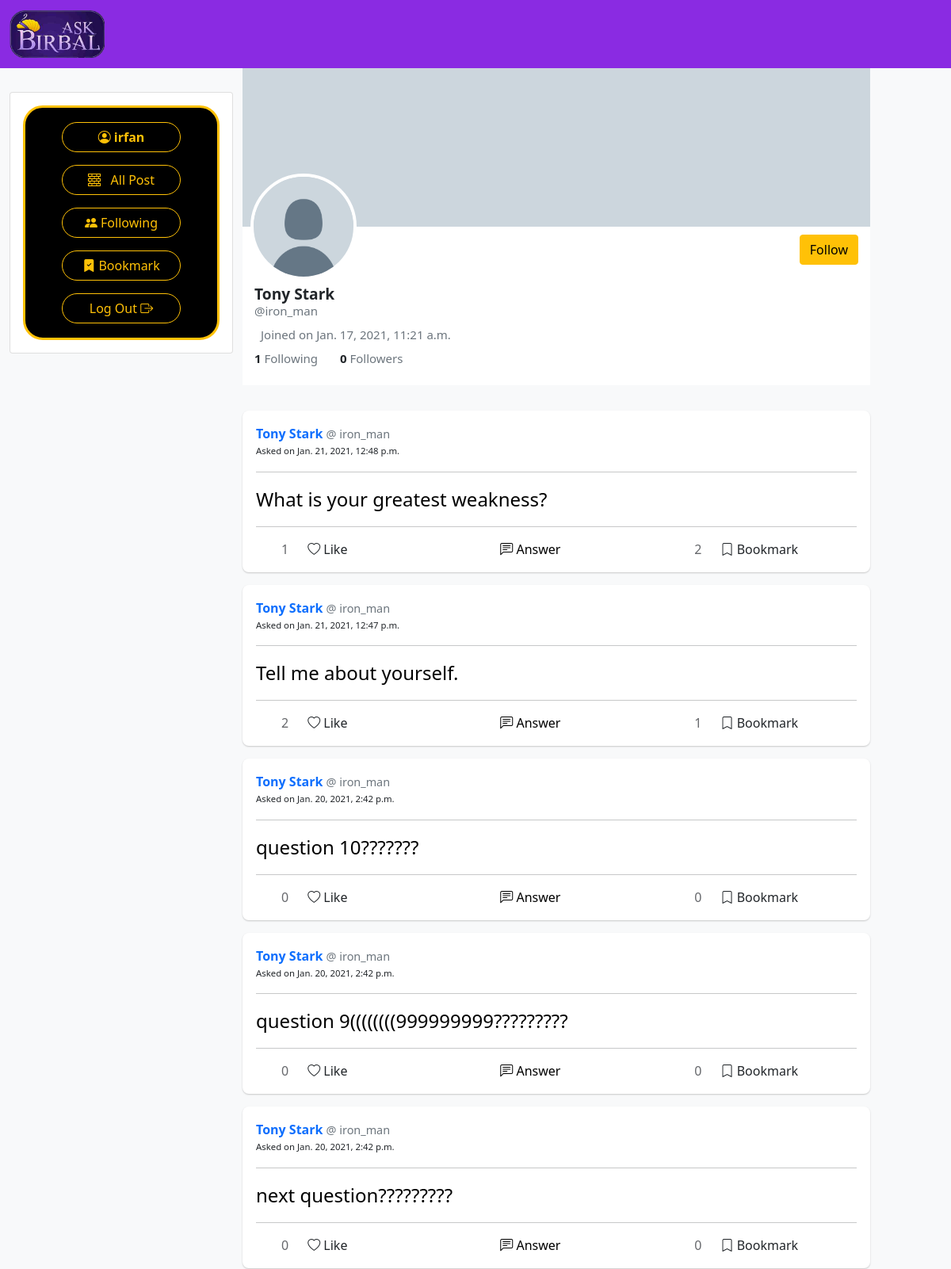
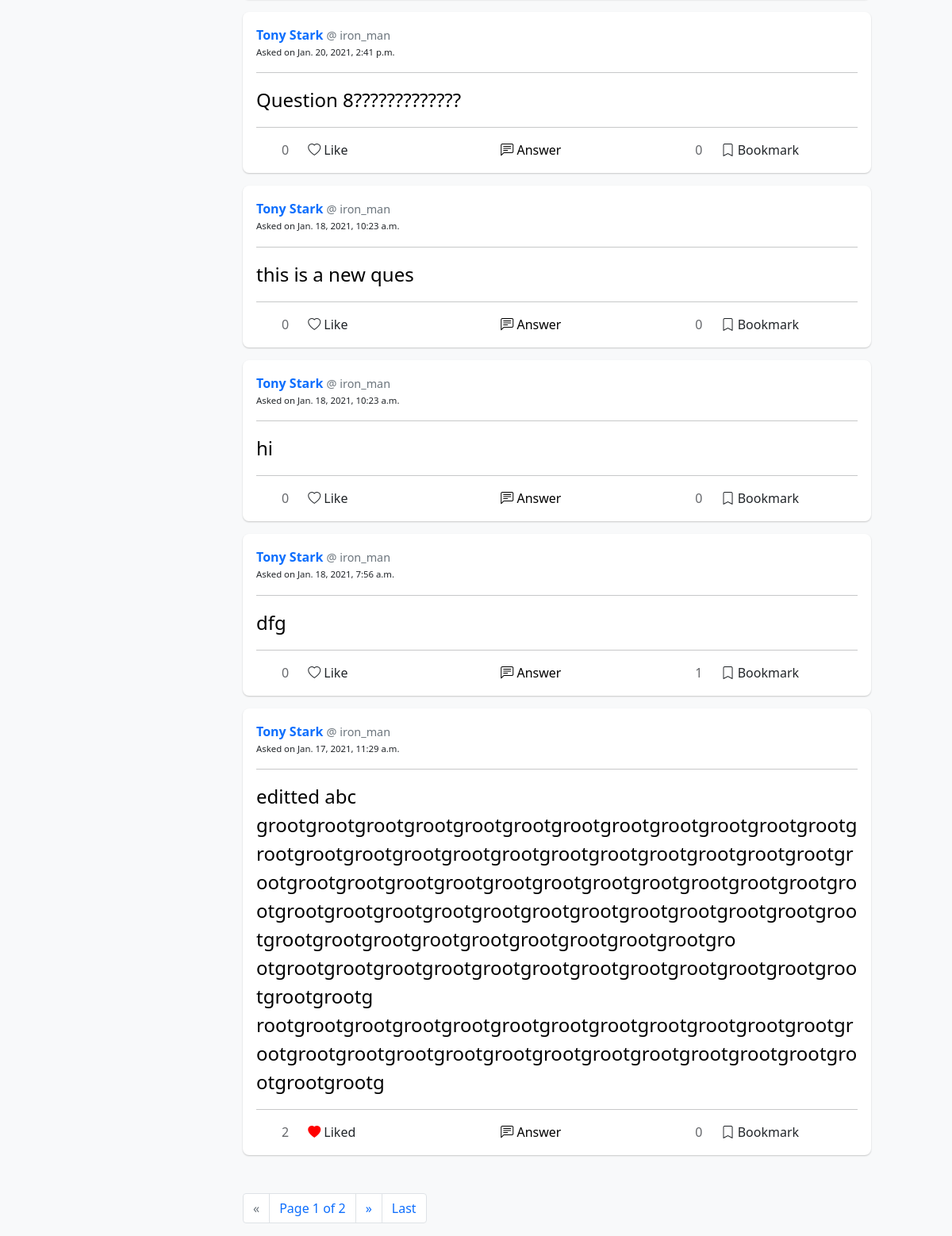
Page /profile/iron_man (signed in) on the committed database (2 pictures, top to bottom).
### birbal/models.py (models this page shows)
class User(AbstractUser):
    pass

class Questions(models.Model):
    content = models.CharField(max_length=280)
    bookmark = models.ManyToManyField(User, related_name="bookmarked_que")
    likes = models.ManyToManyField(User, related_name="liked_posts")
    created_at = models.DateTimeField(auto_now_add=True)
    user = models.ForeignKey(User, on_delete=models.CASCADE, related_name="posts")

### birbal/views.py (the view, shortened to what this page needs)
# urls.py: path("profile/<str:username>", views.profile, name="profile"),
def profile(request, username):
    user_profile = User.objects.get(username=username)
    curr_user_follows_this_profile = False
    if request.user.is_authenticated:
        curr_user_follows_this_profile = request.user.following.filter(user=user_profile.id).exists()
    user_posts = user_profile.posts.order_by("-created_at").all()
    paginator = Paginator(user_posts, 10)
    page_number = request.GET.get('page')
    page_obj = paginator.get_page(page_number)
    return render(request, "birbal/profile.html", {
        "user_profile": user_profile,
        "user_posts": user_profile.posts.order_by("-created_at").all(),
        "page_obj": page_obj,
        "following_profile": curr_user_follows_this_profile
    })

### birbal/templates/birbal/profile.html (shortened to what this page needs)
{% extends "birbal/layout.html" %}
{% load static %}
{% block body %}
<div style="position: relative">
    <div style="height: 200px; background-color: rgb(204, 214, 221);">
    </div>
    <img style="border: 4px solid white; border-radius: 999px; position: absolute; float: left; top: 133px; left: 10px"
        width="134px" alt="Profile Picture" src="{% static 'birbal/default_profile.png' %}">
    <div style="height: 200px; background-color: white; padding: 10px 15px 0 15px; margin-bottom: 2rem">
        {% if user.is_authenticated and user != user_profile %}
        <div style="float: right; z-index: 20">
            <form action="{% url 'profile' user_profile.username %}" method="POST">
                {% if following_profile %}
                <input type="submit" value="Following" name="unfollow_btn" class="btn btn-outline-warning following-btn"
                    id="unfollowBtn" style="width: 96px">
                {% else %}
                <input type="submit" value="Follow" name="follow_btn" class="btn btn-warning follow-btn">
                {% endif %}
            </form>
        </div>
        {% endif %}
        <div style="font-size: 1.2rem; font-weight: bolder; height: 1.5rem; margin-top: 3.8rem">
            {{ user_profile.first_name }} {{ user_profile.last_name }}</div>
        <div class="text-muted" style="font-size: 15px">@{{ user_profile.username }}</div>
        <div class="text-muted" style="font-size: 15px; margin: 7px 0">Joined on {{ user_profile.date_joined }}</div>
        <span style="margin-right: 1.5rem; font-size: 15px">
            <strong>{{ user_profile.following.count }}</strong>
            <span
                class="text-muted">Following
            </span>
        </span>
        <span style="font-size: 15px">
            <strong>{{ user_profile.followers.count }}</strong>
             <span
                class="text-muted">Followers
            </span>
        </span>
    </div>
</div>
{% include "birbal/posts_template.html" with posts=page_obj %}
{% if page_obj.paginator.num_pages > 1 %}
<nav aria-label="Page navigation">
    <ul class="pagination ml-5 mt-5">
        {% if page_obj.has_previous %}
        <li class="page-item"> <a class="page-link" href="?page=1">First</a></li>
        <li class="page-item"><a class="page-link" href="?page={{ page_obj.previous_page_number }}">&laquo;</a></li>
        {% else %}
        <li class="page-item disabled"><a class="page-link" href="#">&laquo;</a></li>
        {% endif %}
        <li class="page-item current-item"><span class="current page-link">
                Page {{ page_obj.number }} of {{ page_obj.paginator.num_pages }}
            </span></li>
        {% if page_obj.has_next %}
        <li class="page-item"><a class="page-link" href="?page={{ page_obj.next_page_number }}">&raquo;</a></li>
        <li class="page-item"><a class="page-link" href="?page={{ page_obj.paginator.num_pages }}">Last</a>
            {% else %}
        <li class="page-item disabled"><a class="page-link" href="#">&raquo;</a></li>
        {% endif %}
    </ul>
</nav>
{% else %}
<div style="height: 60px"></div>
{% endif %}
{% endblock %}

### birbal/templates/birbal/layout.html (shortened to what this page needs)
{% load static %}
<!DOCTYPE html>
<html lang="en">
<head>
    <link href="https://cdn.jsdelivr.net/npm/bootstrap@5.0.0-beta1/dist/css/bootstrap.min.css" rel="stylesheet"
>
    <link rel="stylesheet" href="https://cdn.jsdelivr.net/npm/bootstrap-icons@1.3.0/font/bootstrap-icons.css">
</head>
<body>
    <nav class="navbar navbar-expand-md navbar-dark" style="background-color:blueviolet;">
        <div class="container-fluid" style="height: fit-content;">
            <div class="navbar-brand ">
                <img src="{% static 'birbal/askbirbal_logo.png' %}" alt="Ask birbal logo" style="width: 120px;">
            </div>
        </div>
    </nav>
    <div class="row bg-light">
        <div class="d-md-block d-none col-3 position-sticky"
            style="position: sticky;
                top: 0;
                left: 0;
                height: 500px;" >
            <div class="card card-body" style="margin-top: 30px; height: fit-content;">
                <div class="border border-3 border-warning"
                    style="background-color: black; text-align: center; padding: 10px; border-radius: 25px;">
                    {% if user.is_authenticated %}
                    <div class="p-2">
                        <a class="btn btn-outline-warning" href="{% url 'profile'  user.username  %}"
                             id="profile" data-id="{{ user.id }}"
                            style="width: 150px; border-radius: 25px;">
                            <strong>
                                <i class="bi bi-person-circle"></i>
                                {{ user.username }}
                            </strong>
                        </a>
                    </div>
                    {% endif %}
                    <div class=" p-2">
                        <a class="btn btn-outline-warning " href="{% url 'index' %}"
                            style="width: 150px; border-radius: 25px;">
                            <i class="bi bi-bricks"></i> &nbsp;  All Post
                        </a>
                    </div>
                    {% if user.is_authenticated %}
                    <div class="p-2">
                        <a class="btn btn-outline-warning" href="{% url 'following' %}" id="following-view"
                            style="width: 150px; border-radius: 25px;">
                            <i class="bi bi-people-fill"></i>
                            Following
                        </a>
                    </div>
                    <div class=" p-2">
                        <a class="btn btn-outline-warning" href="{% url 'bookmark' %}" id="bookmark-view"
                            style="width: 150px; border-radius: 25px;">
                            <i class="bi bi-bookmark-check-fill"></i>
                            Bookmark
                        </a>
                    </div>
                    <div class=" p-2">
                        <a class="btn btn-outline-warning" href="{% url 'logout' %}"
                            style="width: 150px; border-radius: 25px;">
                            Log Out <i class="bi bi-box-arrow-right"></i>
                        </a>
                    </div>
                    {% endif %}
                </div>
            </div>
        </div>
        <div class="col-12 col-md-8">
            {% block body %}
            {% endblock %}
        </div>
    </div>
</body>
</html>

### birbal/templates/birbal/posts_template.html (shortened to what this page needs)
{% load static %}
{% for post in posts %}
<div class="card my-3" style="border-radius: 8px; border-color: transparent; box-shadow: 0 1px 2px rgba(0, 0, 0, 0.2);">
    <div class="card-body">
        <div>
            <a class="card-title" href="{% url 'profile' post.user.username %}" style="text-decoration:none">
                <strong>{{ post.user.first_name }} {{ post.user.last_name }}</strong>
            </a>
            <a href="{% url 'profile' post.user.username %}" class="text-muted "
                style="font-size: 0.9rem; text-decoration:none;">
                @ {{ post.user.username }}
            </a>
            <p style="font-size: small">
                <small class="post-date">Asked on {{ post.created_at }}</small>
            </p>
        </div>
        <hr>
        <div class="card-text content" id="content{{ post.id }}">
            <a href="{% url 'answer' post.id %}"
                 style="text-decoration: none; color: black; font-size: 24px; font-weight:450;">
                {{ post.content }}
            </a>
        </div>
        <hr>
        <div class="row">
            <div class="col-1" id="likes{{ post.id }}" style="color: #65676B; text-align: end;">
                {{ post.likes.all.count }}
            </div>
            {% if user.is_authenticated %}
                <div data-postid="{{ post.id }}" class="col-2 like">
                    {% if user in post.likes.all %}
                    <i class='bi bi-heart-fill' style="color: red;"></i> Liked
                    {% else %}
                    <i class='bi bi-heart'></i> Like
                    {% endif %}
                </div>
                <div class="col-5" style="text-align: center;">
                    <a href="{% url 'answer' post.id %}" style="text-decoration: none; color: black;">
                        <i class="bi bi-chat-left-text"></i> Answer
                    </a>
                </div>
                <div class="col-1" id="bm{{ post.id }}" style="color: #65676B; text-align: end;">
                    {{ post.bookmark.all.count }}
                </div>
                <div data-postid="{{ post.id }}" class="col-3 bookmark">
                    {% if user in post.bookmark.all %}
                    <i class="bi bi-bookmark-check-fill"></i> Saved
                    {% else %}
                    <i class="bi bi-bookmark"></i> Bookmark
                    {% endif %}
                </div>
            {% endif %}
        </div>
    </div>
</div>
{% endfor %}

### rows in the picture
User: username "irfan"
User: first_name "Tony", last_name "Stark", username "iron_man", date_joined "Jan. 17, 2021, 11:21 a.m.", following.count "1", followers.count "0"
Questions: user.first_name "Tony", user.last_name "Stark", user.username "iron_man", created_at "Jan. 21, 2021, 12:48 p.m.", content "What is your greatest weakness?", likes.all.count "1", shows "Like", bookmark.all.count "2", shows "Bookmark"
Questions: user.first_name "Tony", user.last_name "Stark", user.username "iron_man", created_at "Jan. 21, 2021, 12:47 p.m.", content "Tell me about yourself.", likes.all.count "2", shows "Like", bookmark.all.count "1", shows "Bookmark"
Questions: user.first_name "Tony", user.last_name "Stark", user.username "iron_man", created_at "Jan. 20, 2021, 2:42 p.m.", content "question 10???????", likes.all.count "0", shows "Like", bookmark.all.count "0", shows "Bookmark"
Questions: user.first_name "Tony", user.last_name "Stark", user.username "iron_man", created_at "Jan. 20, 2021, 2:42 p.m.", content "question 9((((((((999999999?????????", likes.all.count "0", shows "Like", bookmark.all.count "0", shows "Bookmark"
Questions: user.first_name "Tony", user.last_name "Stark", user.username "iron_man", created_at "Jan. 20, 2021, 2:42 p.m.", content "next question?????????", likes.all.count "0", shows "Like", bookmark.all.count "0", shows "Bookmark"
Questions: user.first_name "Tony", user.last_name "Stark", user.username "iron_man", created_at "Jan. 20, 2021, 2:41 p.m.", content "Question 8?????????????", likes.all.count "0", shows "Like", bookmark.all.count "0", shows "Bookmark"
Questions: user.first_name "Tony", user.last_name "Stark", user.username "iron_man", created_at "Jan. 18, 2021, 10:23 a.m.", content "this is a new ques", likes.all.count "0", shows "Like", bookmark.all.count "0", shows "Bookmark"
Questions: user.first_name "Tony", user.last_name "Stark", user.username "iron_man", created_at "Jan. 18, 2021, 10:23 a.m.", content "hi", likes.all.count "0", shows "Like", bookmark.all.count "0", shows "Bookmark"
Questions: user.first_name "Tony", user.last_name "Stark", user.username "iron_man", created_at "Jan. 18, 2021, 7:56 a.m.", content "dfg", likes.all.count "0", shows "Like", bookmark.all.count "1", shows "Bookmark"
Questions: user.first_name "Tony", user.last_name "Stark", user.username "iron_man", created_at "Jan. 17, 2021, 11:29 a.m.", content "editted abc grootgrootgrootgrootgrootgrootgrootgrootgrootgrootgrootgrootgrootgrootgrootgrootgrootgrootgrootgrootgrootgrootgrootgrootgrootgrootgrootgrootgrootgrootgrootgrootgrootgrootgrootgrootgrootgrootgrootgrootgrootgrootgrootgrootgrootgrootgrootgrootgrootgrootgrootgrootgrootgrootgrootgrootgrootgrootgro otgrootgrootgrootgrootgrootgrootgrootgrootgrootgrootgrootgrootgrootgrootg rootgrootgrootgrootgrootgrootgrootgrootgrootgrootgrootgrootgrootgrootgrootgrootgrootgrootgrootgrootgrootgrootgrootgrootgrootgrootgrootg", likes.all.count "2", shows "Liked", bookmark.all.count "0", shows "Bookmark"

### other values in the picture
{{ page_obj.number }} "1"
{{ page_obj.paginator.num_pages }} "2"
